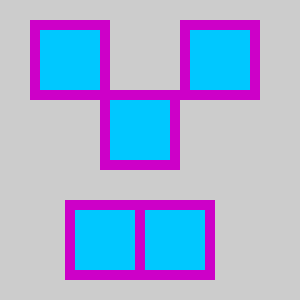
Frame 1 (no input)
Frame 2 (the mouse pressed at the canvas centre, redrawn once): identical to frame 1, image omitted

The Processing sketch that drew this single still picture (run headless with seeded random() and noise(); the mouse was pressed at the canvas centre and the sketch redrawn once):

// Processing sketch: Exercise_21_1
// ── Exercise_21_1.pde
// Exercise 21.1

void setup() { 
  size(300, 300); 
  noStroke(); 
  smooth(); 
  noLoop();
}
void draw() { 
  squares(30, 20); 
  squares(180, 20);
  squares(100, 90); 
  squares(65, 200);
  squares(135, 200);
}
void squares(int x, int y) {
fill(205,0,200);
rect(x, y, 80, 80);
fill(0,200,255);
rect(x+10, y+10, 60, 60);

}
